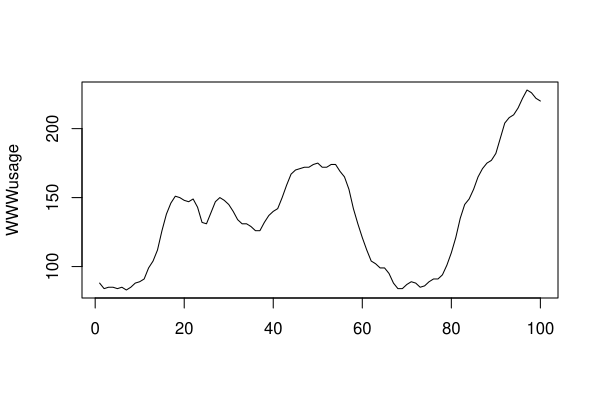

The script that drew this image:
###################################################
### code chunk number 17: plotslopetests-nile
###################################################
plot(WWWusage, xlab = "")
